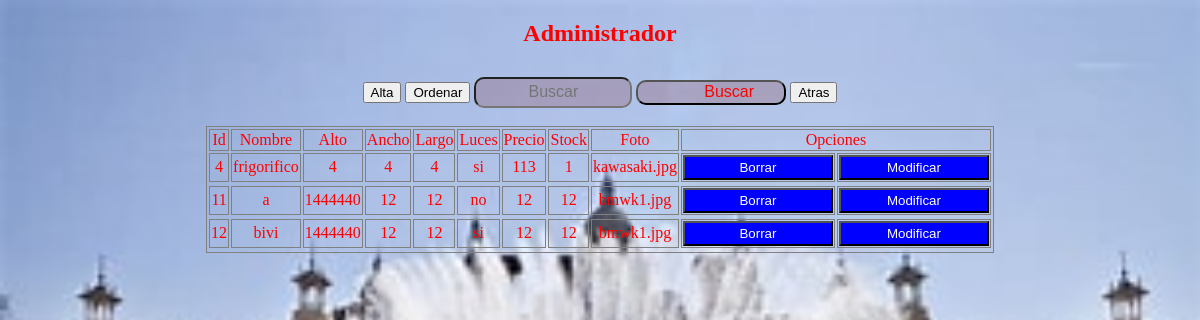
The page /index/indexmodificadoarticulos.php on the database its author committed.
### tables this page shows
CREATE TABLE `fuentes` (
  `id` int(11) NOT NULL,
  `nombre` varchar(30) NOT NULL,
  `alto` float NOT NULL,
  `ancho` float NOT NULL,
  `largo` float NOT NULL,
  `luces` varchar(2) NOT NULL,
  `precio` int(11) NOT NULL,
  `stock` int(11) NOT NULL,
  `foto` varchar(40) NOT NULL
);

### index/indexmostrararticulos.php (called while the page is built)
<?php
$articulos=array() ;
			$conexion = new mysqli('localhost', 'root', '', 'proyecto');
			if(!$conexion->connect_errno){
				$sql = "SELECT * FROM fuentes";
				$datos = $conexion->query($sql);
					if($datos->num_rows){
						while($fila = $datos->fetch_assoc()){
							array_push($articulos,$fila);
						}
					}
			}else{
				die('Adios');
			}
require '../view/mostrararticulosview.php';
?>

### index/indexmodificadoarticulos.php (called while the page is built, shortened)
<?php
require '../index/indexmostrararticulos.php';
?>

### view/mostrararticulosview.php (the view, shortened to what this page needs)
<!DOCTYPE html>
<html>
<head>
	<link rel="stylesheet" href=../css/estilosproyecto.css>
</head>
<body>
<h2 style="color:red;">Administrador</h2>
<button class="btn btn-primary" onclick="window.location='../index/indexaltaproductos.php'" >Alta</button>
<button class="btn btn-primary" onclick="window.location='../index/indexordenar.php'" >Ordenar</button>
<form action= "../index/indexbuscar.php " method="post" style="display: inline-block;">
				<input type="text" name="buscar" placeholder="Buscar" class="buscar">
				<input type="submit" name="	submit" value="	Buscar" class="buscar">
				<br>
</form>
<a href="../view/viewAdministrador.php"><button>Atras</button></a>
<br>
<br>
<table width="50%" border="0" align="center">
				<tr>
					<td class ="primera_fila">Id</td>
					<td class ="primera_fila">Nombre</td>
					<td class ="primera_fila">Alto</td>
					<td class ="primera_fila">Ancho</td>
					<td class ="primera_fila">Largo</td>
					<td class ="primera_fila">Luces</td>
					<td class ="primera_fila">Precio</td>
					<td class ="primera_fila">Stock</td>
					<td class ="primera_fila">Foto</td>
					<td colspan="2">Opciones</td>
				</tr>
				<?php
				foreach ($articulos as  $articulo) :?>
					<?php
					echo "<tr>";
					foreach($articulo as $value) :?>
							<td><?php echo $value ?></td>
					<?php
					endforeach;
					?>
					<td>
						<form method='post' action='../index/indexborrararticulos.php'><input type='hidden' name='id' value=<?php echo $articulo['id']?>/><input type='submit' name='borrar' value='Borrar'/></form>
					</td>
					<td>
						<form method='post' action='../view/viewmodificararticulos.php'>
							<input type='submit' name='modificar' value='Modificar'>
						</form>
					</td>
					<?php
					echo "<tr>";
					?>
				<?php
				endforeach;
				?>
</table>
</body>
</html>

### css/estilosproyecto.css (style rules this page uses)
* { text-align: center; }
body { color:red; }
input.buscar { text-align: center; margin-top: 10px; border-radius: 10px; background: rgba(127,23,23,0.2); font-size: 1em; color: red; }
input { background-color: blue; color: white; height: 25px; width: 150px; }
table, th, td { border: 1px solid blue; }

### view/mostrararticulosview.php (style rules this page uses)
body { background-image: url('../imagenes/fuentefondoclientes.jpg'); background-repeat: no-repeat; background-size: 100%, 100%; font-size: 16px; }
table, th, td { border: 1px solid grey; }

### rows shown on the page
fuentes: value "4", nombre "frigorifico", luces "si", precio "113", stock "1", foto "kawasaki.jpg"
fuentes: id "11", nombre "a", alto "1444440", value "12", luces "no", foto "bmwk1.jpg"
fuentes: value "12", nombre "bivi", alto "1444440", luces "si", foto "bmwk1.jpg"
